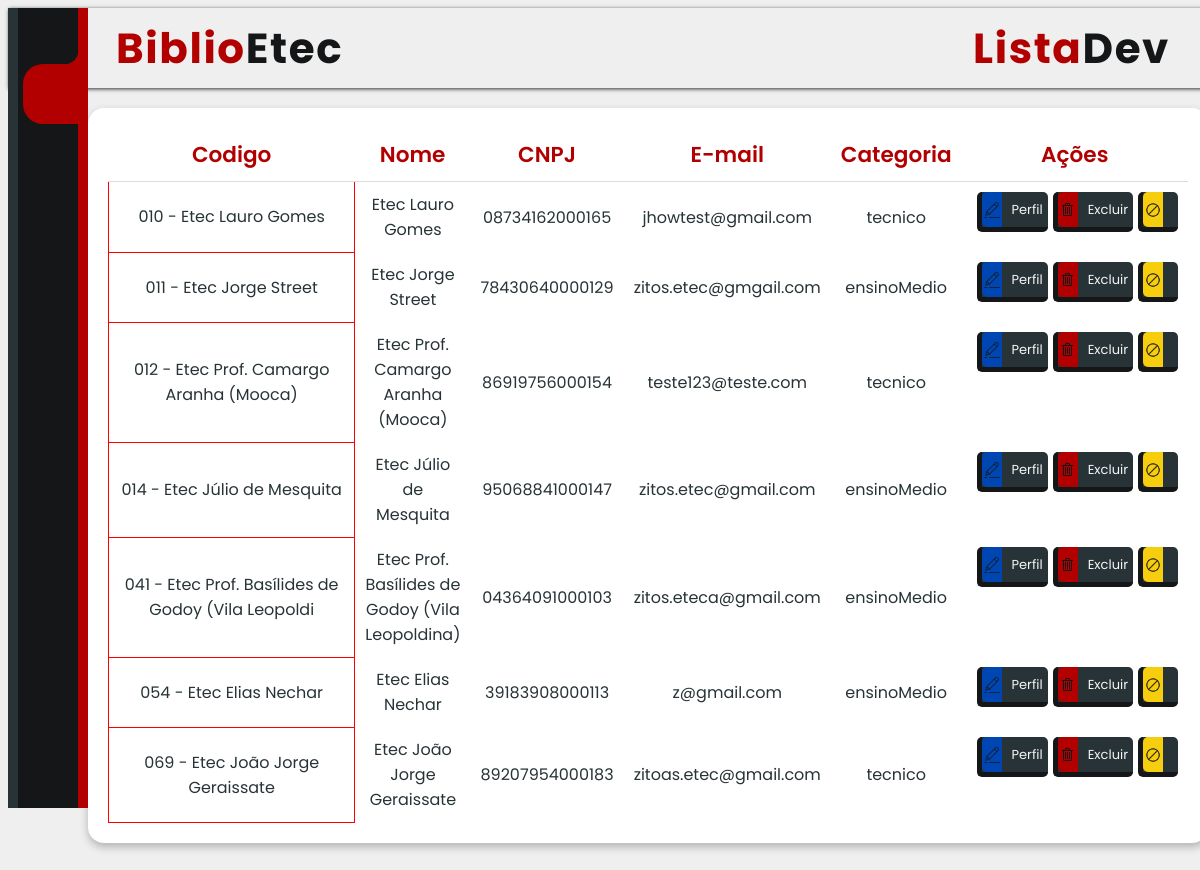
The page /ScreenDev/sidebarDev/lista/listaEscola/lista_escola.php on the database its author committed.
### tables this page shows
CREATE TABLE IF NOT EXISTS `tbescola` (
  `codigo` int(11) NOT NULL,
  `nome_escola` text NOT NULL,
  `tipoEscola` varchar(220) NOT NULL,
  `codigo_escola` varchar(50) NOT NULL,
  `endereco` text NOT NULL,
  `bairro` text NOT NULL,
  `cidade` text NOT NULL,
  `estado` char(100) NOT NULL,
  `cnpj` char(14) NOT NULL,
  `telefone` text,
  `celular` text NOT NULL,
  `email` varchar(220) NOT NULL,
  `cep` int(10) NOT NULL,
  `numero` int(10) NOT NULL,
  `cadastrado_por` varchar(220) NOT NULL,
  `data_cadastro` datetime NOT NULL
);

### ScreenDev/sidebarDev/lista/listaEscola/lista_escola.php (the view, shortened to what this page needs)
<?php
include_once("../../../../conexao.php");
mysqli_set_charset($conn, "utf8mb4");
?>
<!DOCTYPE html>
<html lang="en">
<head>
    <link rel="stylesheet" href="../../../../style/defaults.css">
    <link rel="stylesheet" href=" lista_escolaStyle.css">
</head>
<body>
<header>
    <div class="sidebar">
        <ul>
            <li class="list active">
                <a href="../../../pagedev.php">
                    <span class="icon-sidebar"><ion-icon name="home-outline"></ion-icon></span>
                </a>
            </li>
            <li class="list dropdown">
                <a href="#" class="dropdown-toggle">
                    <span class="icon-sidebar"><ion-icon name="business-outline"></ion-icon></span>
                </a>
            </li>
            <li class="list dropdown">
                <a href="#" class="dropdown-toggle">
                    <span class="icon-sidebar"><ion-icon name="save-outline"></ion-icon></span>
                </a>
            </li>
            <li class="list">
                <a href="#">
                    <span class="icon-sidebar"><ion-icon name="reader-outline"></ion-icon></span>
                </a>
            </li>
        </ul>
    </div>
    <nav class="menu-nav">
        <div class="logo Lleft">
            <p class="logoTitle">
                <h1 id="brand-title">Biblio<span class="destaque">Etec</span></h1>
            </p>
        </div>
        <div class="logo Lright">
            <p class="logoTitle">
                <h1 id="brand-title">Lista<span class="destaque">Dev</span></h1>
            </p>
        </div>
    </nav>
</header>
<main class="container">
    <section class="container-table">
        <table class="user-dev"  border="1">
            <thead>
            <tr class="trGeral">
                    <th class="codigoStatus">Codigo</th>
                    <th class="espacoCurto">Nome</th>
                    <th class="espacoCurto">CNPJ</th>
                    <th  class="espacoCurto">E-mail</th>
                    <th  class="espacoCurto">Categoria</th>
                    <th class="areaAcao">Ações</th>
                </tr>
            </thead>
            <tbody>
            <?php
            $sqlRegistro = mysqli_query($conn, "SELECT codigo_escola, nome_escola, cnpj, email, tipoEscola FROM tbescola ORDER BY codigo_escola ASC");
            if ($sqlRegistro && mysqli_num_rows($sqlRegistro) > 0) {
                while ($dadosDev = mysqli_fetch_assoc($sqlRegistro)) {
                    $codigo_escola = htmlspecialchars($dadosDev["codigo_escola"]);
                    $nome_escola = htmlspecialchars($dadosDev["nome_escola"], ENT_QUOTES, 'UTF-8');
                    $cnpj = htmlspecialchars($dadosDev["cnpj"]);
                    $email = htmlspecialchars($dadosDev["email"]);
                    $tipo_escola = htmlspecialchars($dadosDev["tipoEscola"], ENT_QUOTES, 'UTF-8');
                    ?>
                    <tr class="trGeral">
                        <td class="codigoNumerico"><?php echo $codigo_escola; ?></td>
                        <td class="espacoCurto"><?php echo $nome_escola; ?></td>
                        <td class="codigoStatus"><?php echo $cnpj; ?></td>
                        <td class="espacoCurto"><?php echo $email; ?></td>
                        <td class="espacoCurto"><?php echo $tipo_escola; ?></td>
                        <td class="areaBtnAcao">
                            <div class="btn-acao"><span class="btnEdit"><img></span> <a href="pages/perfil-dev.php?codigo=<?php echo $codigo; ?>" class="btn-text">Perfil </a></div>
                            <div class="btn-acao"><span class="btnDelet"><img alt="Delete Icon"></span><a href="excluir-dev.php?codigo=<?php echo $codigo; ?>" class="btn-text">Excluir</a></div>
                            <div class="btn-acao">
                                <a href="ativar-desativar-dev.php?codigo=<?php echo $codigo; ?>&acao=<?php echo $novaAcaoDev; ?>" class="btn-link">
                                    <span class="btn-icon <?php echo ($statusDev == 1) ? 'btn-on' : 'btn-off'; ?>">
                                    <?php if ($statusDev == 1): ?>
                                        <img alt="On Icon">
                                    <?php else: ?>
                                        <img alt="Off Icon">
                                    <?php endif; ?>
                                    </span>
                                </a>
                            </div>
                        </td>
                    </tr>
                    <?php
                }
            } else {
                echo "<tr><td colspan='6'>Nenhum desenvolvedor encontrado.</td></tr>";
            }
 ?>
            </tbody>
        </table>
    </section>
</main>
</body>
</html>

### style/defaults.css (style rules this page uses)
:root { --primary-emphasis: #b20000; --secondary-emphasis: #3a5461; --dark-grey: #273336; --off-black: #141617; --off-white: #efefef; }
* { box-sizing: border-box; font-family: "Poppins", sans-serif; }
body { width: 100%; display: flex; flex-direction: column; background-color: var(--off-white); }

### rows shown on the page
tbescola: codigo_escola "010 - Etec Lauro Gomes", nome_escola "Etec Lauro Gomes", cnpj "08734162000165", email "jhowtest@gmail.com", tipoEscola "tecnico"
tbescola: codigo_escola "011 - Etec Jorge Street", nome_escola "Etec Jorge Street", cnpj "78430640000129", email "zitos.etec@gmgail.com", tipoEscola "ensinoMedio"
tbescola: codigo_escola "012 - Etec Prof. Camargo Aranha (Mooca)", nome_escola "Etec Prof. Camargo Aranha (Mooca)", cnpj "86919756000154", email "teste123@teste.com", tipoEscola "tecnico"
tbescola: codigo_escola "014 - Etec Júlio de Mesquita", nome_escola "Etec Júlio de Mesquita", cnpj "95068841000147", email "zitos.etec@gmail.com", tipoEscola "ensinoMedio"
tbescola: codigo_escola "041 - Etec Prof. Basílides de Godoy (Vila Leopoldi", nome_escola "Etec Prof. Basílides de Godoy (Vila Leopoldina)", cnpj "04364091000103", email "zitos.eteca@gmail.com", tipoEscola "ensinoMedio"
tbescola: codigo_escola "054 - Etec Elias Nechar", nome_escola "Etec Elias Nechar", cnpj "39183908000113", email "z@gmail.com", tipoEscola "ensinoMedio"
tbescola: codigo_escola "069 - Etec João Jorge Geraissate", nome_escola "Etec João Jorge Geraissate", cnpj "89207954000183", email "zitoas.etec@gmail.com", tipoEscola "tecnico"
